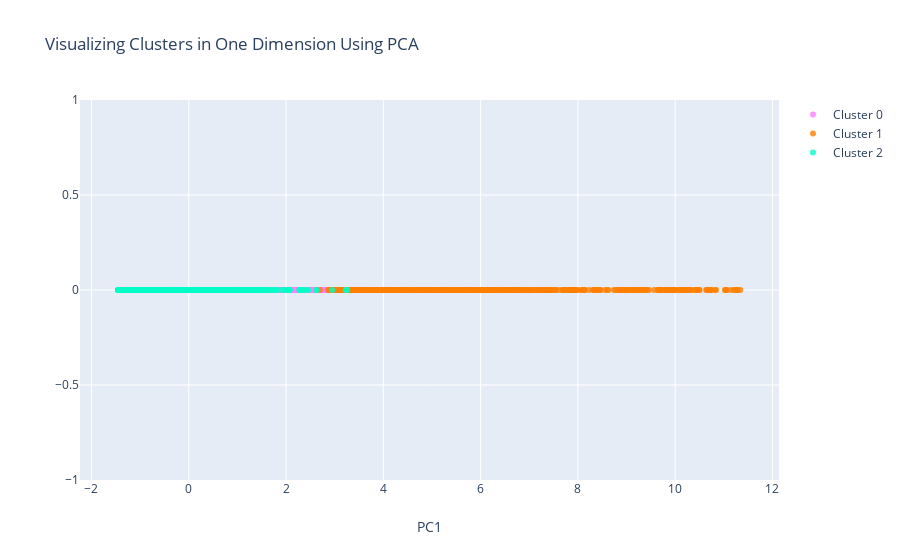

The cell this chart's notebook holds for it:
### Code cell
#Instructions for building the 1-D plot

#trace1 is for 'Cluster 0'
trace1 = go.Scatter(
                    x = cluster0["PC1_1d"],
                    y = cluster0["dummy"],
                    mode = "markers",
                    name = "Cluster 0",
                    marker = dict(color = 'rgba(255, 128, 255, 0.8)'),
                    text = None)

#trace2 is for 'Cluster 1'
trace2 = go.Scatter(
                    x = cluster1["PC1_1d"],
                    y = cluster1["dummy"],
                    mode = "markers",
                    name = "Cluster 1",
                    marker = dict(color = 'rgba(255, 128, 2, 0.8)'),
                    text = None)

#trace3 is for 'Cluster 2'
trace3 = go.Scatter(
                    x = cluster2["PC1_1d"],
                    y = cluster2["dummy"],
                    mode = "markers",
                    name = "Cluster 2",
                    marker = dict(color = 'rgba(0, 255, 200, 0.8)'),
                    text = None)

data = [trace1, trace2, trace3]

title = "Visualizing Clusters in One Dimension Using PCA"

layout = dict(title = title,
              xaxis= dict(title= 'PC1',ticklen= 5,zeroline= False),
              yaxis= dict(title= '',ticklen= 5,zeroline= False)
             )

fig = dict(data = data, layout = layout)

iplot(fig)

### Figure 1 — Plotly figure (JSON) as saved in the notebook; plotly's stock layout.template omitted (floating-point values rounded to 4 significant figures; data arrays with more than 128 entries replaced by an {"elided": "..."} marker saying what was removed)
{"data": [{"marker": {"color": "rgba(255, 128, 255, 0.8)"}, "mode": "markers", "name": "Cluster 0", "type": "scatter", "x": {"elided": "2044 float values"}, "y": {"elided": "2044 int values"}}, {"marker": {"color": "rgba(255, 128, 2, 0.8)"}, "mode": "markers", "name": "Cluster 1", "type": "scatter", "x": {"elided": "722 float values"}, "y": {"elided": "722 int values"}}, {"marker": {"color": "rgba(0, 255, 200, 0.8)"}, "mode": "markers", "name": "Cluster 2", "type": "scatter", "x": {"elided": "4284 float values"}, "y": {"elided": "4284 int values"}}], "layout": {"title": {"text": "Visualizing Clusters in One Dimension Using PCA"}, "xaxis": {"ticklen": 5, "title": {"text": "PC1"}, "zeroline": false}, "yaxis": {"ticklen": 5, "title": {"text": ""}, "zeroline": false}}}
